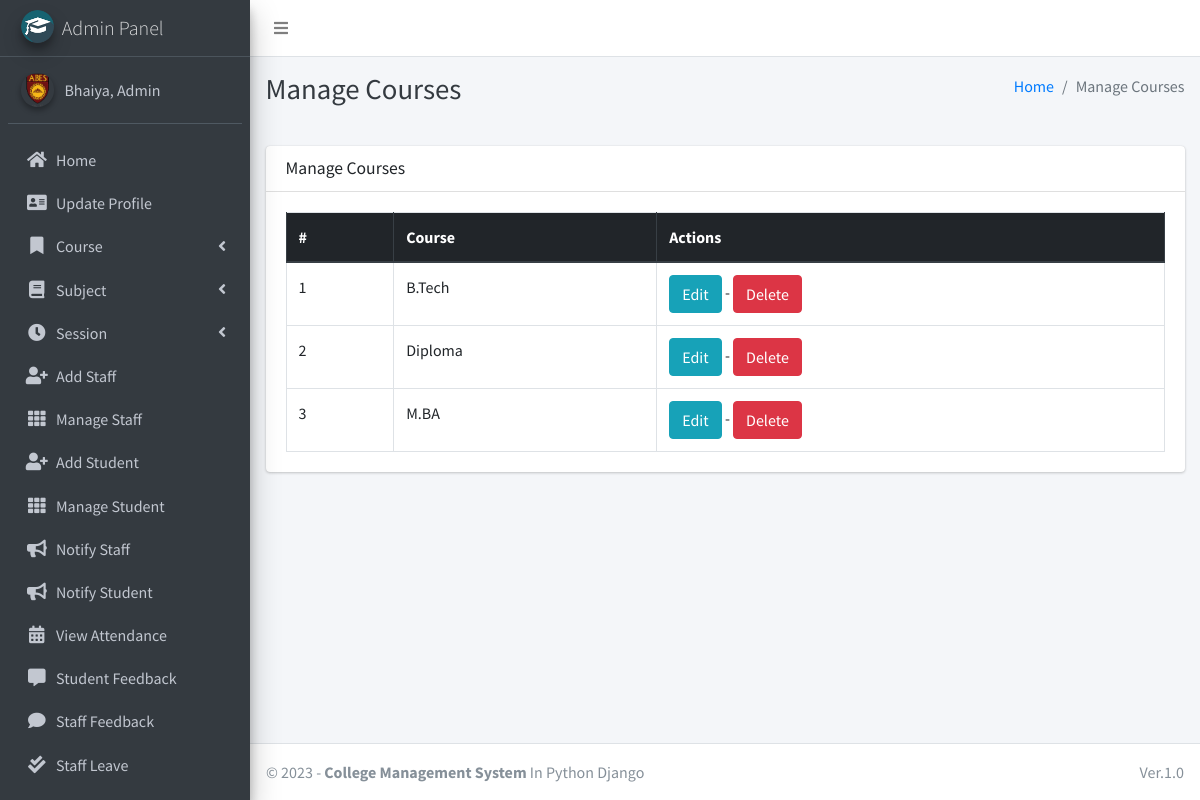
/course/manage/ (signed in), run on the app's committed database.
### main_app/models.py (models this page shows, shortened)
class CustomUser(AbstractUser):
    USER_TYPE = ((1, "HOD"), (2, "Staff"), (3, "Student"))
    GENDER = [("M", "Male"), ("F", "Female")]
    username = None  # Removed username, using email instead
    email = models.EmailField(unique=True)
    user_type = models.CharField(default=1, choices=USER_TYPE, max_length=1)
    gender = models.CharField(max_length=1, choices=GENDER)
    profile_pic = models.ImageField()
    address = models.TextField()
    fcm_token = models.TextField(default="")  # For firebase notifications
    created_at = models.DateTimeField(auto_now_add=True)
    updated_at = models.DateTimeField(auto_now=True)
    USERNAME_FIELD = "email"
    REQUIRED_FIELDS = []
    objects = CustomUserManager()
    def __str__(self):
        return self.last_name + ", " + self.first_name

class Course(models.Model):
    name = models.CharField(max_length=120)
    created_at = models.DateTimeField(auto_now_add=True)
    updated_at = models.DateTimeField(auto_now=True)

### main_app/hod_views.py (the view)
# urls.py: path("course/manage/", hod_views.manage_course, name='manage_course'),
def manage_course(request):
    courses = Course.objects.all()
    context = {
        'courses': courses,
        'page_title': 'Manage Courses'
    }
    return render(request, "hod_template/manage_course.html", context)

### main_app/templates/hod_template/manage_course.html
{% extends 'main_app/base.html' %}
{% load static %}
{% block page_title %}{{page_title}}{% endblock page_title %}
{% block content %}
<section class="content">
    <div class="container-fluid">
        <div class="row">
            <div class="col-md-12">
                <div class="card">
                    <div class="card-header">
                        <h3 class="card-title">{{page_title}}</h3>
                    </div>
                    <div class="card-body">
                        <table id="example2" class="table table-bordered table-hover">
                            <thead class="thead-dark">
                                <tr>
                                    <th>#</th>
                                    <th>Course</th>
                                    <th>Actions</th>
                                </tr>
                            </thead>
                            <tbody>
                                {% for course in courses %}
                                <tr>
                                    <td>{{ forloop.counter }}</td>
                                    <td>{{course.name}}</td>
                                    <td>
                                        <a href="{% url 'edit_course' course.id %}" class="btn btn-info">Edit</a> -
                                        <a href="{% url 'delete_course' course.id %}" onclick="return confirm('Are you sure you want to delete this course ?')" class="btn btn-danger">Delete</a>
                                    </td>
                                </tr>
                                {% endfor %}
                            </tbody>
                        </table>
                    </div>
                </div>
            </div>
        </div>
    </div>
</section>
{% endblock content %}

### main_app/templates/main_app/sidebar_template.html (shortened to what this page needs)
{% load static %}
<aside class="main-sidebar sidebar-dark-info elevation-4">
    {% if request.user.user_type == '1' %}
    <a href="{% url 'admin_home' %}" class="brand-link">
        <img src="{% static 'dist/img/cmsl.png' %} " alt="AdminLTE Logo"
            class="brand-image img-circle elevation-3" >
        <span class="brand-text font-weight-light">Admin Panel</span>
    </a>
    <div class="sidebar">
        <div class="user-panel mt-3 pb-3 mb-3 d-flex">
            <div class="image">
                <img src="{{ request.user.profile_pic}}" class="img-circle elevation-2" alt="User Image">
            </div>
            <div class="info">
                <a href="#" class="d-block">{{user}}</a>
            </div>
        </div>
        <nav class="mt-2">
            <ul class="nav nav-pills nav-sidebar flex-column" data-widget="treeview" role="menu" data-accordion="false">
                <li class="nav-item">
                    {% url 'admin_home' as admin_home %}
                    <a href="{{admin_home}}" class="nav-link {% if admin_home == request.path %} active {% endif %}">
                        <i class="nav-icon fas fa-home"></i>
                        <p>
                            Home
                        </p>
                    </a>
                </li>
                <li class="nav-item">
                    {% url 'admin_view_profile' as admin_view_profile %}
                    <a href="{{admin_view_profile}}"
                        class="nav-link {% if admin_view_profile == request.path %} active {% endif %}">
                        <i class="nav-icon fas fa-address-card"></i>
                        <p>
                            Update Profile
                        </p>
                    </a>
                </li>
                <li class="nav-item has-treeview">
                    <a href="#" class="nav-link">
                        <i class="nav-icon fas fa-bookmark"></i>
                        <p>
                            Course
                            <i class="fas fa-angle-left right"></i>
                        </p>
                    </a>
                </li>
                <li class="nav-item has-treeview">
                    <a href="#" class="nav-link">
                        <i class="nav-icon fas fa-book"></i>
                        <p>
                            Subject
                            <i class="fas fa-angle-left right"></i>
                        </p>
                    </a>
                </li>
                <li class="nav-item has-treeview">
                    <a href="#" class="nav-link">
                        <i class="nav-icon fas fa-clock"></i>
                        <p>
                            Session
                            <i class="fas fa-angle-left right"></i>
                        </p>
                    </a>
                </li>
                <li class="nav-item">
                    {% url 'add_staff' as add_staff %}
                    <a href="{{add_staff}}" class="nav-link {% if add_staff == request.path %} active {% endif %}">
                        <i class="nav-icon fas fa-user-plus"></i>
                        <p>
                            Add Staff
                        </p>
                    </a>
                </li>
                <li class="nav-item">
                    {% url 'manage_staff' as manage_staff %}
                    {% url 'edit_staff' staff_id as edit_staff %}
                    <a href="{{manage_staff}}"
                        class="nav-link {% if manage_staff == request.path or request.path == edit_staff %} active {% endif %}">
                        <i class="nav-icon fas fa-th"></i>
                        <p>
                            Manage Staff
                        </p>
                    </a>
                </li>
                <li class="nav-item">
                    {% url 'add_student' as add_student%}
                    <a href="{{add_student}}" class="nav-link  {% if add_student == request.path %} active {% endif %}">
                        <i class="nav-icon fas fa-user-plus"></i>
                        <p>
                            Add Student
                        </p>
                    </a>
                </li>
                <li class="nav-item">
                    {% url 'manage_student' as manage_student %}
                    {% url 'edit_student' student_id as edit_student %}
                    <a href="{{manage_student}}"
                        class="nav-link  {% if edit_student == request.path or manage_student == request.path %} active {% endif %}">
                        <i class="nav-icon fas fa-th"></i>
                        <p>
                            Manage Student
                        </p>
                    </a>
                </li>
                <li class="nav-item">
                    {% url 'admin_notify_staff' as admin_notify_staff %}
                    <a href="{{admin_notify_staff}}"
                        class="nav-link {% if admin_notify_staff == request.path %} active {% endif %}">
                        <i class="nav-icon fas fa-bullhorn"></i>
                        <p>
                            Notify Staff
                        </p>
                    </a>
                </li>
                <li class="nav-item">
                    {% url 'admin_notify_student' as admin_notify_student %}
                    <a href="{{admin_notify_student}}"
                        class="nav-link {% if admin_notify_student == request.path %} active {% endif %}">
                        <i class="nav-icon fas fa-bullhorn"></i>
                        <p>
                            Notify Student
                        </p>
                    </a>
                </li>
                <li class="nav-item">
                    {% url 'admin_view_attendance' as admin_view_attendance %}
                <li class="nav-item">
                    <a href="{{admin_view_attendance}}"
                        class="nav-link  {% if admin_view_attendance == request.path %} active {% endif %}">
                        <i class="nav-icon fas fa-calendar-alt"></i>
                        <p>
                            View Attendance
                        </p>
                    </a>
                </li>
                <li class="nav-item">
                    {% url 'student_feedback_message' as student_feedback_message %}
                    <a href="{{ student_feedback_message }}"
                        class="nav-link  {% if student_feedback_message == request.path %} active {% endif %}">
                        <i class="nav-icon fas fa-comment-alt"></i>
                        <p>
                            Student Feedback
                        </p>
                    </a>
                </li>
                <li class="nav-item">
                    {% url 'staff_feedback_message' as staff_feedback_message %}
                    <a href="{{staff_feedback_message}}"
                        class="nav-link   {% if staff_feedback_message == request.path %} active {% endif %}">
                        <i class="nav-icon fas fa-comment"></i>
                        <p>
                            Staff Feedback
                        </p>
                    </a>
                </li>
                <li class="nav-item">
                    {% url 'view_staff_leave' as view_staff_leave %}
                    <a href="{{view_staff_leave}}"
                        class="nav-link  {% if view_staff_leave == request.path %} active {% endif %}">
                        <i class="nav-icon fas fa-check-double"></i>
                        <p>
                            Staff Leave
                        </p>
                    </a>
                </li>
                <li class="nav-item">
                    {% url 'view_student_leave' as view_student_leave %}
                    <a href="{% url 'view_student_leave' %}"
                        class="nav-link  {% if view_student_leave == request.path %} active {% endif %}">
                    </a>
                </li>
                                        {% endif %}
                                    </ul>
                                </nav>
                            </div>
</aside>

### data on the page
CustomUser: user.profile_pic (picture), last_name+first_name "Bhaiya, Admin"
Course: name "B.Tech"
Course: name "Diploma"
Course: name "M.BA"

### other printed values
{{ page_title }} "Manage Courses"
